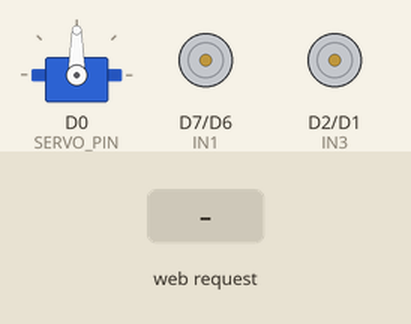
Bench run of a sketch on a simulated ESP8266 (NodeMCU). Parts: servo, motor-driver pin pairs drawn as motors (green arrow = first pin HIGH = forward, orange = second pin HIGH = backward, longer = more drive, scaled by the enable pin). The inputs (shaded band) are chosen by the test bench. WiFi joins after 1.5 s; servers stay silent unless stated; what the sketch prints to the serial monitor is not drawn.

Above: at 2.7 s.
2.8 s: HTTP request GET /fwd received
At 4.0 s:
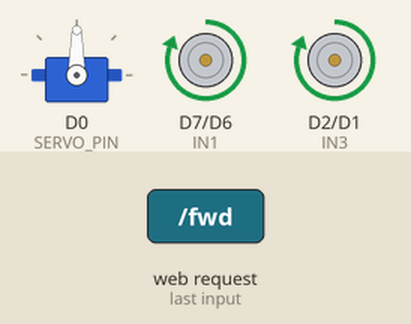
4.3 s: HTTP request GET /back received
At 5.2 s:
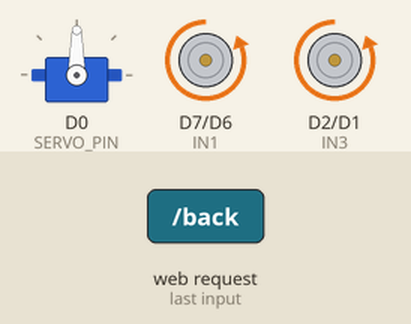
5.8 s: HTTP request GET /left received
At 6.4 s:
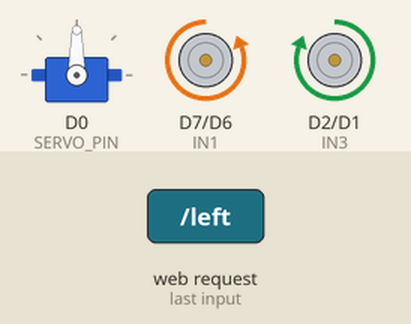
7.3 s: HTTP request GET /right received
At 8.5 s:
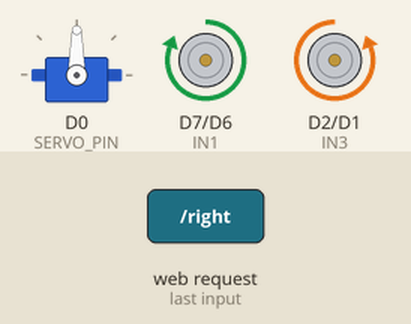
8.8 s: HTTP request GET /stop received
At 9.9 s:
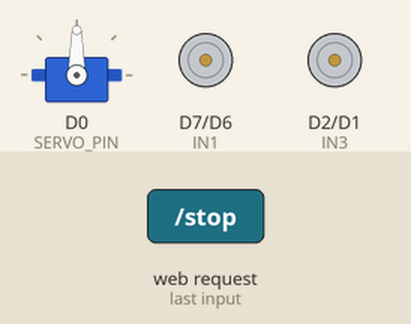
10.3 s: HTTP request GET /fwd?angle=1 received
At 11.0 s:
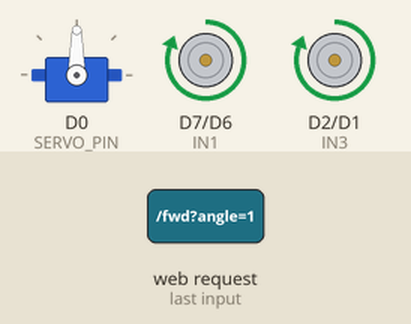
Timing chart, 0 to 12.8 s (numbered marks = the images above; inputs shaded):
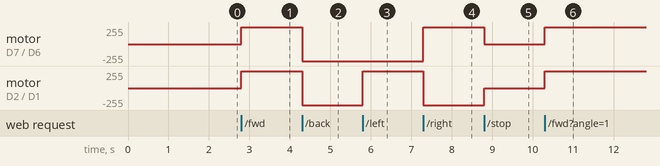

Measured:
- after the input at 2.8 s, motor on D7 (IN1) / D6 (IN2), motor on D2 (IN3) / D1 (IN4): stopped → forward 255/255 at once
- after the input at 4.3 s, motor on D7 (IN1) / D6 (IN2), motor on D2 (IN3) / D1 (IN4): forward 255/255 → backward 255/255 at once
- after the input at 5.8 s, motor on D2 (IN3) / D1 (IN4): backward 255/255 → forward 255/255 at once
- after the input at 7.3 s, motor on D7 (IN1) / D6 (IN2): backward 255/255 → forward 255/255 at once; motor on D2 (IN3) / D1 (IN4): forward 255/255 → backward 255/255 at once
- after the input at 8.8 s, motor on D7 (IN1) / D6 (IN2): forward 255/255 → stopped at once; motor on D2 (IN3) / D1 (IN4): backward 255/255 → stopped at once
- after the input at 10.3 s, motor on D7 (IN1) / D6 (IN2), motor on D2 (IN3) / D1 (IN4): stopped → forward 255/255 at once

The sketch:

esp8266_servo_kamera_mobil_son_hali_github.ino
```cpp
#include <ESP8266WiFi.h>
#include <ESP8266WebServer.h>
#include <Servo.h>

// ===== Wi-Fi =====
const char* ssid = "c******4";
const char* pass = "7******0";

// ===== MOTOR BAĞLANTILARI =====
// SAĞ MOTOR
const int ENB = D5;   // PWM
const int IN3 = D2;
const int IN4 = D1;

// SOL MOTOR
const int ENA = D4;   // PWM
const int IN1 = D7;
const int IN2 = D6;

ESP8266WebServer server(80);

// Hız (0–1023)
int speedVal = 800;

// ===== SERVO =====
Servo camServo;

// Servo sinyal pini (boş bir pin seçin)
// Varsayılan: D0 (GPIO16). Çalışmazsa alternatif: GPIO3 (RX) -> SERVO_PIN = 3, Pinlerin farklı görevleri olduğunu unutmayın.
static const int SERVO_PIN = D0;

// SG90 için mikro-saniye sınırları
static const int SERVO_MIN_US = 500;
static const int SERVO_MAX_US = 2500;

int currentAngle = 90;

// ===== MOTOR FONKSİYONLARI =====
void stopAll() {
  analogWrite(ENB, 0);
  analogWrite(ENA, 0);
}

void forward() {
  digitalWrite(IN3, HIGH);
  digitalWrite(IN4, LOW);
  analogWrite(ENB, speedVal);

  digitalWrite(IN1, HIGH);
  digitalWrite(IN2, LOW);
  analogWrite(ENA, speedVal);
}

void backward() {
  digitalWrite(IN3, LOW);
  digitalWrite(IN4, HIGH);
  analogWrite(ENB, speedVal);

  digitalWrite(IN1, LOW);
  digitalWrite(IN2, HIGH);
  analogWrite(ENA, speedVal);
}

void left() {
  digitalWrite(IN3, HIGH);
  digitalWrite(IN4, LOW);
  digitalWrite(IN1, LOW);
  digitalWrite(IN2, HIGH);
  analogWrite(ENB, speedVal);
  analogWrite(ENA, speedVal);
}

void right() {
  digitalWrite(IN3, LOW);
  digitalWrite(IN4, HIGH);
  digitalWrite(IN1, HIGH);
  digitalWrite(IN2, LOW);
  analogWrite(ENB, speedVal);
  analogWrite(ENA, speedVal);
}

// ===== SERVO =====
int clampAngle(int a) {
  if (a < 0) return 0;
  if (a > 180) return 180;
  return a;
}

void setServoAngle(int a) {
  a = clampAngle(a);
  currentAngle = a;
  camServo.write(a);
}

// ===== HTTP HANDLERLAR =====
void handleRoot() {
  server.send(200, "text/plain",
              "ESP8266 CAR+SERVO API READY\n"
              "CAR:   /fwd /back /left /right /stop\n"
              "SERVO: /servo?angle=0..180\n");
}

void handleFwd()   { forward();  server.send(200, "text/plain", "OK:FWD"); }
void handleBack()  { backward(); server.send(200, "text/plain", "OK:BACK"); }
void handleLeft()  { left();     server.send(200, "text/plain", "OK:LEFT"); }
void handleRight() { right();    server.send(200, "text/plain", "OK:RIGHT"); }
void handleStop()  { stopAll();  server.send(200, "text/plain", "OK:STOP"); }

// Servo tek açı: /servo?angle=90
void handleServo() {
  // Çakışmayı azaltmak için: servo ayarlanırken arabayı durdur
  stopAll();

  if (!server.hasArg("angle")) {
    server.send(400, "text/plain", "ERR: angle missing. Example: /servo?angle=90");
    return;
  }

  int a = server.arg("angle").toInt();
  a = clampAngle(a);
  setServoAngle(a);

  server.send(200, "text/plain", "OK:SERVO angle=" + String(a));
}

// ===== SETUP =====
void setup() {
  Serial.begin(115200);

  pinMode(ENB, OUTPUT);
  pinMode(IN3, OUTPUT);
  pinMode(IN4, OUTPUT);

  pinMode(ENA, OUTPUT);
  pinMode(IN1, OUTPUT);
  pinMode(IN2, OUTPUT);

  stopAll();

  // Servo
  camServo.attach(SERVO_PIN, SERVO_MIN_US, SERVO_MAX_US);
  setServoAngle(currentAngle);

  WiFi.mode(WIFI_STA);
  WiFi.begin(ssid, pass);

  Serial.print("WiFi baglaniyor");
  while (WiFi.status() != WL_CONNECTED) {
    delay(300);
    Serial.print(".");
  }

  Serial.println();
  Serial.print("IP: ");
  Serial.println(WiFi.localIP());

  server.on("/", handleRoot);
  server.on("/fwd", handleFwd);
  server.on("/back", handleBack);
  server.on("/left", handleLeft);
  server.on("/right", handleRight);
  server.on("/stop", handleStop);

  server.on("/servo", handleServo);

  server.begin();
  Serial.println("HTTP server basladi");
}

void loop() {
  server.handleClient();
}
```
